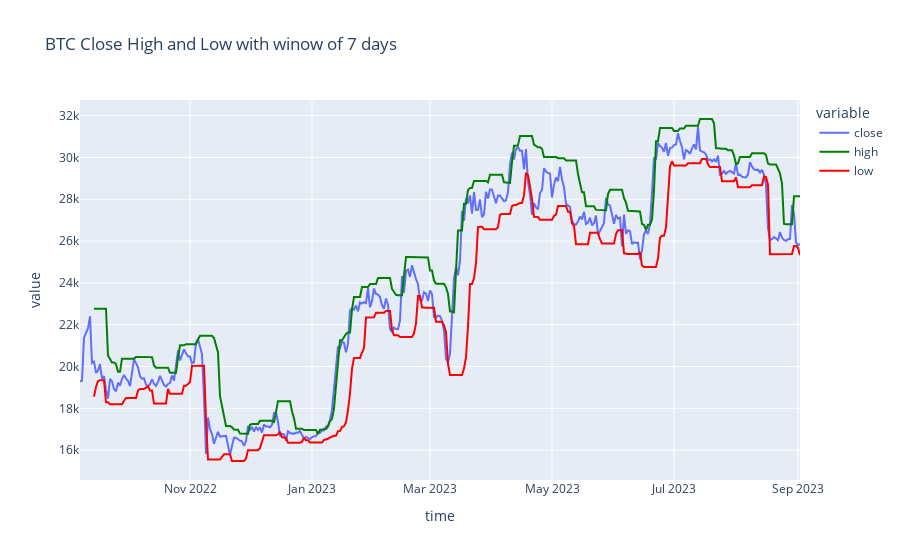

This figure's notebook cell:
### Markdown cell above
In this project, we assume that the first three steps of Alpha Research done ("observe & research", "form hypothesis", "validate hypothesis"). The hypothesis  for this project is the following:
- In the absence of news or significant investor trading interest, stocks oscillate in a range.
- Traders seek to capitalize on this range-bound behaviour periodically by selling/shorting at the top of the range and buying/covering at the bottom of the range. This behaviour reinforces the existence of the range.
- When stocks break out of the range, due to, e.g., a significant news release or from market pressure from a large investor:
    - the liquidity traders who have been providing liquidity at the bounds of the range seek to cover their positions to mitigate losses, thus magnifying the move out of the range, _and_
    - the move out of the range attracts other investor interest; these investors, due to the behavioural bias of _herding_ (e.g., [Herd Behavior](https://www.investopedia.com/university/behavioral_finance/behavioral8.asp)) build positions which favor continuation of the trend.

### Step 2: Get moving averages of Highs and lows for a certin window

### Code cell
def get_moving_average_highs_lows(high, low, window):
    """
    Get the highs and lows in a lookback window.
    
    Parameters
    ----------
    high : DataFrame
        High price for each ticker and date
    low : DataFrame
        Low price for each ticker and date
    lookback_days : int
        The number of days to look back
    
    Returns
    -------
    lookback_high : DataFrame
        Lookback high price for each ticker and date
    lookback_low : DataFrame
        Lookback low price for each ticker and date
    """
    ma_high = high.shift(1).rolling(window=window).max()
    ma_low = low.shift(1).rolling(window=window).min()
    return ma_high, ma_low

window = 7
btc_rolling_high, btc_rolling_low = get_moving_average_highs_lows(btc_ohlcv['high'], btc_ohlcv['low'], window)

fig = px.line(btc_ohlcv['close'], title = f'BTC Close High and Low with winow of {window} days'.format())
fig.add_trace(px.line(btc_rolling_high.to_frame(),  color_discrete_sequence=['green']).data[0])
fig.add_trace(px.line(btc_rolling_low.to_frame(), color_discrete_sequence=['red']).data[0])

fig.show()

### Figure 1 — Plotly figure (JSON) as saved in the notebook; plotly's stock layout.template omitted (floating-point values rounded to 4 significant figures; data arrays with more than 128 entries replaced by an {"elided": "..."} marker saying what was removed)
{"data": [{"hovertemplate": "variable=close<br>time=%{x}<br>value=%{y}<extra></extra>", "legendgroup": "close", "line": {"color": "#636efa", "dash": "solid"}, "marker": {"symbol": "circle"}, "mode": "lines", "name": "close", "orientation": "v", "showlegend": true, "type": "scatter", "x": {"elided": "361 str values"}, "xaxis": "x", "y": {"elided": "361 float values"}, "yaxis": "y"}, {"hovertemplate": "variable=high<br>time=%{x}<br>value=%{y}<extra></extra>", "legendgroup": "high", "line": {"color": "green", "dash": "solid"}, "marker": {"symbol": "circle"}, "mode": "lines", "name": "high", "orientation": "v", "showlegend": true, "type": "scatter", "x": {"elided": "361 str values"}, "xaxis": "x", "y": {"elided": "361 float values"}, "yaxis": "y"}, {"hovertemplate": "variable=low<br>time=%{x}<br>value=%{y}<extra></extra>", "legendgroup": "low", "line": {"color": "red", "dash": "solid"}, "marker": {"symbol": "circle"}, "mode": "lines", "name": "low", "orientation": "v", "showlegend": true, "type": "scatter", "x": {"elided": "361 str values"}, "xaxis": "x", "y": {"elided": "361 float values"}, "yaxis": "y"}], "layout": {"legend": {"title": {"text": "variable"}, "tracegroupgap": 0}, "title": {"text": "BTC Close High and Low with winow of 7 days"}, "xaxis": {"anchor": "y", "domain": [0, 1], "title": {"text": "time"}}, "yaxis": {"anchor": "x", "domain": [0, 1], "title": {"text": "value"}}}}
